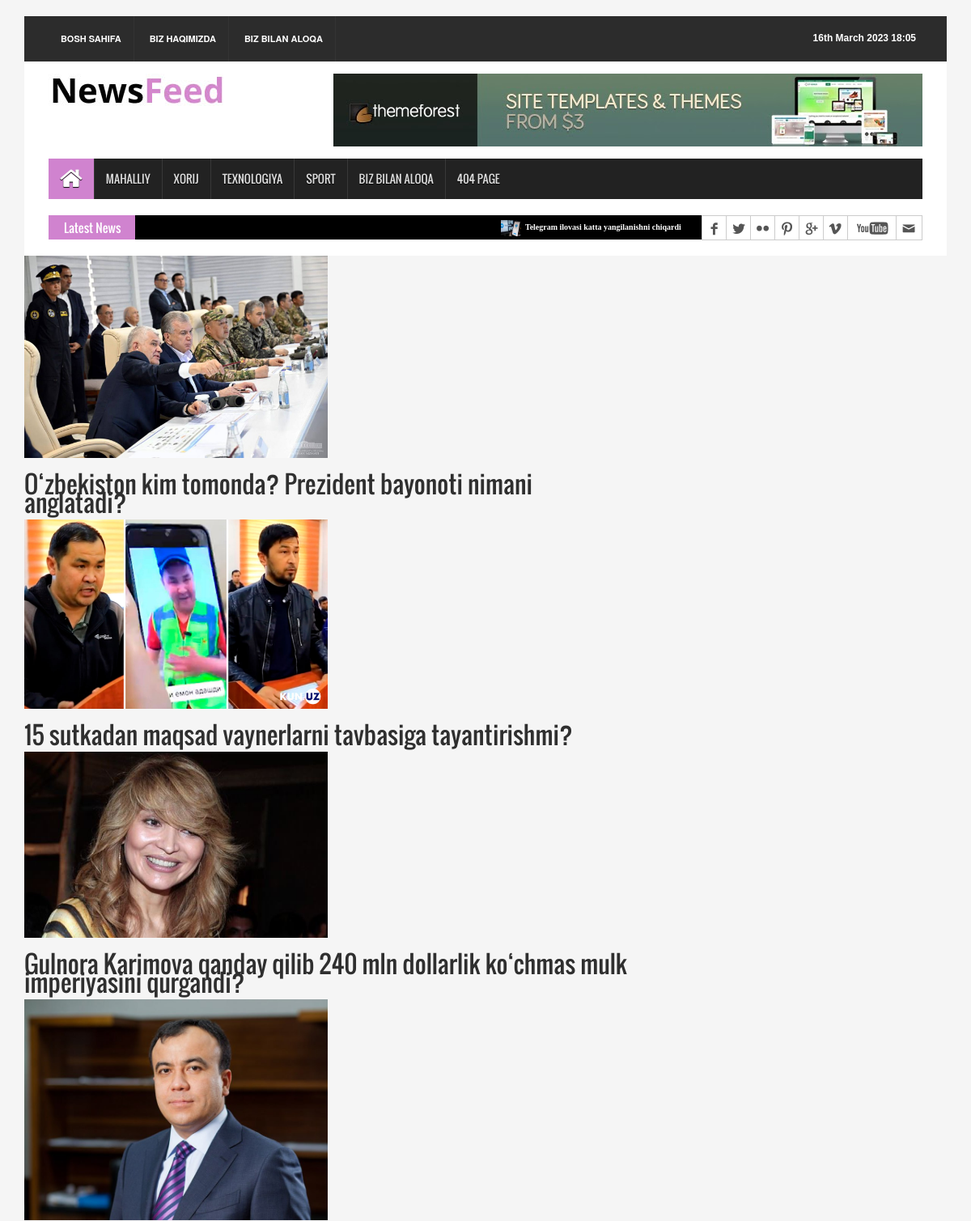
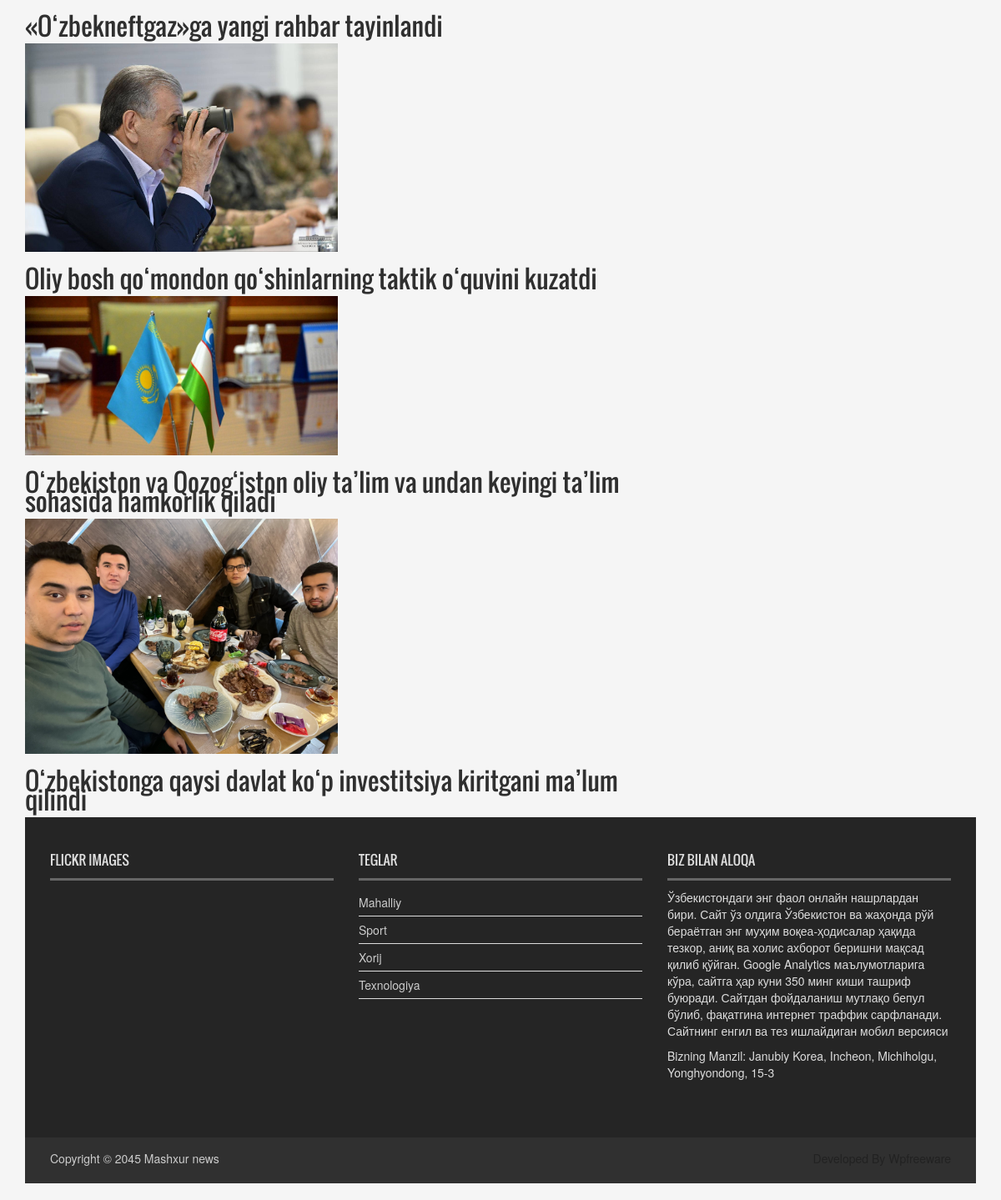
The app's page /local/ with its own data (2 pictures, top to bottom).
### news_app/models.py (models this page shows, shortened)
class News(models.Model):
    class Status(models.TextChoices):
        Draft = "DF", "Draft"
        Published = "PB", "Published"
    title = models.CharField(max_length=250)
    slug = models.SlugField(max_length=250)
    body = models.TextField()
    image = models.ImageField(upload_to='news/images')
    category = models.ForeignKey(Category,
                                 on_delete=models.CASCADE)
    publish_time = models.DateTimeField(default=timezone.now)
    created_time = models.DateTimeField(auto_now_add=True)
    updated_time = models.DateTimeField(auto_now=True)
    status = models.CharField(max_length=2,
                              choices=Status.choices,
                              default=Status.Draft
                              )
    objects = models.Manager() # default manage
    published = PublishedManager()
    class Meta:
        ordering = ['-publish_time']
    def get_absolute_url(self):
        return reverse('news_detail_page', args=[self.slug])

class Category(models.Model):
    name = models.CharField(max_length=150)

### news_app/views.py (the view)
# urls.py: path('local/', LocalNewsView.as_view(), name='local_news_page'),
class LocalNewsView(ListView):
    model = News
    template_name = 'news/mahalliy.html'
    context_object_name = 'mahalliy_yangiliklar'
    def get_queryset(self):
        news = self.model.published.all().filter(category__name='Mahalliy')
        return news

### news_app/context_processor.py (called while the page is built)
def latest_news(request):
    latest_news = News.published.all().order_by('-publish_time')[:10]
    categories = Category.objects.all()
    context = {
        'latest_news': latest_news,
        'categories': categories
    }
    return context

### news_app/models.py (called while the page is built)
    def get_queryset(self):
        return super().get_queryset().filter(status=News.Status.Published)

### templates/news/mahalliy.html (shortened to what this page needs)
{% extends 'news/base.html' %}
{% load static %}
{% block content %}
    {% for news in mahalliy_yangiliklar %}
        <div class="row">
            <div class="col-sm-8">
                <a href="{{ news.get_absolute_url }}">
                <img src="{{ news.image.url }}" alt="{{ news.title }}", style="width: 50%">
                <h2>{{ news.title }}</h2>
                    </a>
            </div>
        </div>
    {% endfor %}
{% endblock content %}

### templates/news/base.html (shortened to what this page needs)
{% load static %}
{% load static %}
<html>
<head>
<link rel="stylesheet" type="text/css" href="{% static 'css/bootstrap.min.css'%}">
<link rel="stylesheet" type="text/css" href="{% static 'css/font-awesome.min.css'%}">
<link rel="stylesheet" type="text/css" href="{% static 'css/animate.css'%}">
<link rel="stylesheet" type="text/css" href="{% static 'css/font.css'%}">
<link rel="stylesheet" type="text/css" href="{% static 'css/li-scroller.css'%}">
<link rel="stylesheet" type="text/css" href="{% static 'css/slick.css'%}">
<link rel="stylesheet" type="text/css" href="{% static 'css/jquery.fancybox.css'%}">
<link rel="stylesheet" type="text/css" href="{% static 'css/theme.css'%}">
<link rel="stylesheet" type="text/css" href="{% static 'css/style.css'%}">
</head>
<body>
<div class="container">
  <header id="header">
    <div class="row">
      <div class="col-lg-12 col-md-12 col-sm-12">
        <div class="header_top">
          <div class="header_top_left">
            <ul class="top_nav">
              <li><a href="{% url 'home_page' %}">Bosh sahifa</a></li>
              <li><a href="#">Biz haqimizda</a></li>
              <li><a href="{% url 'contact_page' %}">Biz bilan aloqa</a></li>
            </ul>
          </div>
          <div class="header_top_right">
            <p>{% now "jS F Y H:i" %} </p>
          </div>
        </div>
      </div>
      <div class="col-lg-12 col-md-12 col-sm-12">
        <div class="header_bottom">
          <div class="logo_area"><a href="home.html" class="logo"><img src="{% static 'images/logo.jpg' %}" alt=""></a></div>
          <div class="add_banner"><a href="#"><img src="{% static 'images/addbanner_728x90_V1.jpg' %}" alt=""></a></div>
        </div>
      </div>
    </div>
  </header>
  <section id="navArea">
    <nav class="navbar navbar-inverse" role="navigation">
      <div id="navbar" class="navbar-collapse collapse">
        <ul class="nav navbar-nav main_nav">
          <li class="active"><a href="{% url 'home_page' %}"><span class="fa fa-home desktop-home"></span><span class="mobile-show">Bosh sahifa</span></a></li>
          <li><a href="{% url 'local_news_page' %}">Mahalliy</a></li>
          <li><a href="{% url 'foreign_news_page' %}">Xorij</a></li>
          <li><a href="{% url 'technology_news_page' %}">Texnologiya</a></li>
          <li><a href="{% url 'sport_news_page' %}">Sport</a></li>
          <li><a href="{% url 'contact_page' %}">Biz bilan aloqa</a></li>
          <li><a href="{% url 'error_page' %}">404 Page</a></li>
        </ul>
      </div>
    </nav>
  </section>
  <section id="newsSection">
    <div class="row">
      <div class="col-lg-12 col-md-12">
        <div class="latest_newsarea"> <span>Latest News</span>
          <ul id="ticker01" class="news_sticker">
            {% for news in latest_news %}
            <li><a href="#"><img src="{{ news.image.url}}" alt="">{{news.title}}</a></li>
            {% endfor %}
          </ul>
          <div class="social_area">
            <ul class="social_nav">
              <li class="facebook"><a href="#"></a></li>
              <li class="twitter"><a href="#"></a></li>
              <li class="flickr"><a href="#"></a></li>
              <li class="pinterest"><a href="#"></a></li>
              <li class="googleplus"><a href="#"></a></li>
              <li class="vimeo"><a href="#"></a></li>
              <li class="youtube"><a href="#"></a></li>
              <li class="mail"><a href="#"></a></li>
            </ul>
          </div>
        </div>
      </div>
    </div>
  </section>
  {% block content %}
  {% endblock content %}
  <footer id="footer">
    <div class="footer_top">
      <div class="row">
        <div class="col-lg-4 col-md-4 col-sm-4">
          <div class="footer_widget wow fadeInLeftBig">
            <h2>Flickr Images</h2>
          </div>
        </div>
        <div class="col-lg-4 col-md-4 col-sm-4">
          <div class="footer_widget wow fadeInDown">
            <h2>Teglar</h2>
            <ul class="tag_nav">
              {% for category in categories %}
              <li><a href="#">{{ category.name}}</a></li>
              {% endfor %}
            </ul>
          </div>
        </div>
        <div class="col-lg-4 col-md-4 col-sm-4">
          <div class="footer_widget wow fadeInRightBig">
            <h2>Biz bilan aloqa</h2>
            <p>Ўзбекистондаги энг фаол онлайн нашрлардан бири. Сайт ўз олдига Ўзбекистон ва жаҳонда рўй бераётган энг муҳим воқеа-ҳодисалар ҳақида тезкор, аниқ ва холис ахборот беришни мақсад қилиб қўйган.
Google Analytics маълумотларига кўра, сайтга ҳар куни 350 минг киши ташриф буюради.
Сайтдан фойдаланиш мутлақо бепул бўлиб, фақатгина интернет траффик сарфланади. Сайтнинг енгил ва тез ишлайдиган мобил версияси
            </p>
            <address>
            Bizning Manzil: Janubiy Korea, Incheon, Michiholgu, Yonghyondong, 15-3
            </address>
          </div>
        </div>
      </div>
    </div>
    <div class="footer_bottom">
      <p class="copyright">Copyright &copy; 2045 <a href="{% url 'home_page' %}"> Mashxur news </a></p>
      <p class="developer">Developed By Wpfreeware</p>
    </div>
  </footer>
</div>
</body>

### static/css/li-scroller.css (style rules this page uses)
ul.newsticker { position:relative; left:750px; font:bold 10px Verdana; list-style-type:none; margin:0; padding:0 }
ul.newsticker li { float:left; margin:0; padding:0 }
ul.newsticker a { white-space:nowrap; padding:0; color:#fff; margin:0 50px 0 0 }
ul.newsticker a > img { height:20px; margin-right:5px; width:25px }

### static/css/theme.css (style rules this page uses)
.navbar-inverse .navbar-nav > .active > a, .navbar-inverse .navbar-nav > .active > a:hover, .navbar-inverse .navbar-nav > .active > a:focus { background-color:#d083cf }
.latest_newsarea span { background:none repeat scroll 0 0 #d083cf }

### records on screen
News: image (picture), title "Telegram ilovasi katta yangilanishni chiqardi"
News: image (picture), title "O‘zbekiston kim tomonda? Prezident bayonoti nimani anglatadi?"
News: image (picture), title "15 sutkadan maqsad vaynerlarni tavbasiga tayantirishmi?"
News: image (picture), title "Gulnora Karimova qanday qilib 240 mln dollarlik ko‘chmas mulk imperiyasini qurgandi?"
News: image (picture), title "«O‘zbekneftgaz»ga yangi rahbar tayinlandi"
News: image (picture), title "Oliy bosh qo‘mondon qo‘shinlarning taktik o‘quvini kuzatdi"
News: image (picture), title "O‘zbekiston va Qozog‘iston oliy ta’lim va undan keyingi ta’lim sohasida hamkorlik qiladi"
News: image (picture), title "O‘zbekistonga qaysi davlat ko‘p investitsiya kiritgani ma’lum qilindi"
Category: name "Mahalliy"
Category: name "Sport"
Category: name "Xorij"
Category: name "Texnologiya"
